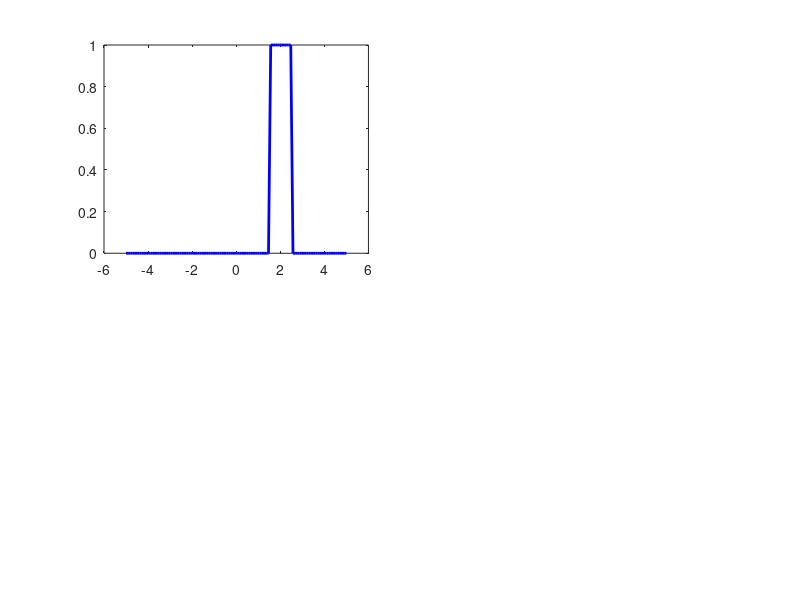

Write the MATLAB code that produced this figure. (Note: this script raises an error after producing the figure.)
%% REINFORCE Algorithm Demo - 1D Continuous Control
% This demo shows how policy gradient methods work using REINFORCE
% on a simple 1D problem where the agent must find the peak of a Gaussian reward

clear; close all; clc;

%% Problem Setup
% Environment: 1D continuous state space [-5, 5]
% Action: 1D continuous action that moves the agent
% Reward: Gaussian centered at state = 2.0 with std = 1.0
% Goal: Learn a policy that navigates to the peak reward

% Environment parameters
state_min = -5;
state_max = 5;
action_min = -2;
action_max = 2;
reward_center = 2.0;  % Peak of Gaussian reward
reward_std = 1.0;

% Reward function
% reward_fn = @(state) exp(-0.5 * ((state - reward_center) / reward_std)^2);
reward_fn = @(state) double(abs(state - reward_center) <= (0.5 * reward_std));

% State transition (deterministic for simplicity)
transition_fn = @(state, action) max(state_min, min(state_max, state + action));

%% Policy Network Setup
% We use a simple Gaussian policy: action ~ N(mu(s), sigma)
% where mu(s) = tanh(w1*s + b1) * action_scale
% This is a linear policy with tanh activation

% Policy parameters (what we'll learn)
w1 = 0.1;  % Weight
b1 = 0.0;  % Bias
log_std = log(1.0);  % Log of action standard deviation
w2 = 0.1;  % Weight of log std

% Learning rate
lr_mean = 0.01;
lr_std = 0.001;

% Training parameters
n_episodes = 5000;
max_steps = 20;
gamma = 0.99;  % Discount factor

% Storage for results
episode_rewards = zeros(n_episodes, 1);
policy_params = zeros(n_episodes, 4);  % [w1, b1, log_std, w2]

%% Visualization Setup
figure('Position', [100, 100, 1200, 800]);

%% REINFORCE Training Loop
for episode = 1:n_episodes
    % Storage for this episode
    states = [];
    actions = [];
    rewards = [];
    
    % Initial state (random)
    state = (state_max - state_min) * rand() + state_min;
    
    % Generate episode
    for step = 1:max_steps
        % Store state
        states = [states; state];
        
        % Compute policy mean
        mu = action_max * tanh(w1 * state + b1);
        % sigma = log_std;
        sigma = exp(log_std + w2 * state);
        % sigma = exp(log_std + w2 * state);
        
        % Sample action from policy
        action = mu + sigma * randn();
        if action < action_min || action > action_max
            % If action is out of bounds, clip it
            % fprintf('Action clipped: %.2f\n', action);
            action = max(action_min, min(action_max, action));
        end
        actions = [actions; action];
        
        % Get reward
        reward = reward_fn(state);
        rewards = [rewards; reward];
        
        % Transition to next state
        state = transition_fn(state, action);
    end
    
    % Compute returns (discounted cumulative rewards)
    returns = zeros(length(rewards), 1);
    G = 0;
    for t = length(rewards):-1:1
        G = rewards(t) + gamma * G;
        returns(t) = G;
    end
    
    % Normalize returns (helps with stability)
    if ~isempty(returns) && length(returns) > 1
        returns = (returns - mean(returns)) / (std(returns) + 1e-8);
    elseif ~isempty(returns)
        returns = returns * 0;  % Single return, set to 0 after normalization
    end
    
    % REINFORCE update
    grad_w1 = 0;
    grad_w2 = 0;
    grad_b1 = 0;
    grad_log_std = 0;
    
    if ~isempty(states)  % Only update if we have data
        for t = 1:length(states)
            % Recompute policy for this state-action pair
            state_t = states(t);
            action_t = actions(t);
            mu_t = action_max * tanh(w1 * state_t + b1);
            sigma_t = exp(log_std);
            
            % Compute log probability of action
            log_prob = -0.5 * log(2 * pi) - log_std - 0.5 * ((action_t - mu_t) / sigma_t)^2;
            
            % Compute gradients of log probability
            % d/d_mu log p(a|s) = (a - mu) / sigma^2
            d_log_prob_d_mu = (action_t - mu_t) / (sigma_t^2);
            
            % d/d_params mu(s) using chain rule
            tanh_term = tanh(w1 * state_t + b1);
            d_tanh = 1 - tanh_term^2;  % Derivative of tanh
            d_mu_d_w1 = action_max * d_tanh * state_t;
            d_mu_d_b1 = action_max * d_tanh;
            
            % Gradient of log_std
            d_log_prob_d_log_std = ((action_t - mu_t)^2 / sigma_t^2 - 1);
            d_w2 = ((action_t - mu_t)^2 / sigma_t^2 - 1) * state;
            
            % REINFORCE gradients: grad = return * grad_log_prob
            grad_w1 = grad_w1 + returns(t) * d_log_prob_d_mu * d_mu_d_w1;
            grad_b1 = grad_b1 + returns(t) * d_log_prob_d_mu * d_mu_d_b1;
            grad_log_std = grad_log_std + returns(t) * d_log_prob_d_log_std;
            grad_w2 = grad_w2 + returns(t) * d_w2;
        end
        
        % Update parameters (gradient ascent)
        w1 = w1 + lr_mean * grad_w1 / length(states);
        b1 = b1 + lr_mean * grad_b1 / length(states);
        log_std = log_std + lr_std * grad_log_std / length(states);
        w2 = w2 + lr_std * grad_log_std / length(states);
    end
    
    % Store results
    episode_rewards(episode) = sum(rewards);
    policy_params(episode, :) = [w1, b1, log_std, w2];
    
    % Visualization every 10 episodes
    if mod(episode, 10) == 0 || episode == 1
        clf;
        
        % Plot 1: Environment and Policy
        subplot(2, 2, 1);
        x_range = linspace(state_min, state_max, 100);
        r_range = arrayfun(reward_fn, x_range);
        plot(x_range, r_range, 'b-', 'LineWidth', 2);
        hold on;
        
        % Plot policy mean
        mu_range = action_max * tanh(w1 * x_range + b1);
        yyaxis right;
        plot(x_range, mu_range, 'r-', 'LineWidth', 2);
        ylabel('Policy Mean Action', 'Color', 'r');
        
        
        yyaxis left;
        ylabel('Reward', 'Color', 'b');
        xlabel('State');
        title(sprintf('Environment and Learned Policy (Episode %d)', episode));
        grid on;

        std_range = exp(log_std + w2 * x_range);
        current_policy = mu_range + std_range .* x_range;
        yyaxis right;
        plot(x_range, current_policy, 'g-', 'LineWidth', 2);
        ylabel('Current Policy', 'Color', 'g');

        legend('Reward Function', 'Policy Mean', 'Current Policy','Location', 'best');
        
        % Plot 2: Episode trajectory
        subplot(2, 2, 2);
        plot(states, 'o-', 'LineWidth', 1.5);
        hold on;
        plot([1, length(states)], [reward_center, reward_center], 'r--');
        xlabel('Step');
        ylabel('State');
        title('Last Episode Trajectory');
        legend('States', 'Optimal State', 'Location', 'best');
        grid on;
        
        % Plot 3: Learning curve
        subplot(2, 2, 3);
        plot(1:episode, episode_rewards(1:episode), 'LineWidth', 1.5);
        xlabel('Episode');
        ylabel('Total Reward');
        title('Learning Progress');
        grid on;
        
        % Plot 4: Parameter evolution
        subplot(2, 2, 4);
        plot(1:episode, policy_params(1:episode, 1), 'r-', 'LineWidth', 1.5);
        hold on;
        plot(1:episode, policy_params(1:episode, 2), 'g-', 'LineWidth', 1.5);
        plot(1:episode, exp(policy_params(1:episode, 3)), 'b-', 'LineWidth', 1.5);
        plot(1:episode, (policy_params(1:episode, 3)), 'c-', 'LineWidth', 1.5);
        plot(1:episode, (policy_params(1:episode, 4)), 'm-', 'LineWidth', 1.5);
        xlabel('Episode');
        ylabel('Parameter Value');
        title('Policy Parameters');
        legend('w1', 'b1', 'exp(log_std)', 'log_std', 'w2', 'Location', 'best');
        grid on;
        
        drawnow;
    end
end

%% Final Evaluation
fprintf('\n=== REINFORCE Training Complete ===\n');
fprintf('Final parameters:\n');
fprintf('  w1 = %.3f\n', w1);
fprintf('  b1 = %.3f\n', b1);
fprintf('  log_std = %.3f\n', log_std);  % Evaluate at min state
fprintf('  w2 = %.3f\n', w2);  % Evaluate at min state
fprintf('\nFinal average reward: %.3f\n', mean(episode_rewards(end-50:end)));

% Test the learned policy
test_states = linspace(state_min, state_max, 5);  % Fewer for clarity
figure;
subplot(2, 2, [1 2]);
% Plot reward landscape
x_range = linspace(state_min, state_max, 100);
r_range = arrayfun(reward_fn, x_range);
plot(x_range, r_range, 'b-', 'LineWidth', 3);
hold on;

% Plot trajectories on the reward landscape
colors = lines(length(test_states));
for i = 1:length(test_states)
    state = test_states(i);
    trajectory = [state];
    
    for step = 1:10
        mu = action_max * tanh(w1 * state + b1);
        state = transition_fn(state, mu);  % Use mean action for testing
        trajectory = [trajectory, state];
    end
    
    % Plot trajectory as points on the 1D line at reward height
    for j = 1:length(trajectory)
        plot(trajectory(j), reward_fn(trajectory(j)), 'o', ...
             'Color', colors(i,:), 'MarkerSize', 8 - j/2, ...
             'MarkerFaceColor', colors(i,:));
    end
    % Connect with line
    plot(trajectory, arrayfun(reward_fn, trajectory), '-', ...
         'Color', colors(i,:), 'LineWidth', 2);
    
    % Add arrow showing direction
    if length(trajectory) > 1
        quiver(trajectory(1), reward_fn(trajectory(1)), ...
               trajectory(2)-trajectory(1), ...
               reward_fn(trajectory(2))-reward_fn(trajectory(1)), ...
               0.5, 'Color', colors(i,:), 'LineWidth', 2);
    end
end

plot([reward_center reward_center], [0 1], 'r--', 'LineWidth', 2);
xlabel('State');
ylabel('Reward');
title('Agent Trajectories on Reward Landscape');
legend('Reward Function', 'Optimal State', 'Location', 'best');
grid on;

% Plot temporal evolution
subplot(2, 2, 3);
for i = 1:length(test_states)
    state = test_states(i);
    trajectory = [state];
    
    for step = 1:10
        mu = action_max * tanh(w1 * state + b1);
        state = transition_fn(state, mu);
        trajectory = [trajectory, state];
    end
    
    plot(0:length(trajectory)-1, trajectory, 'o-', ...
         'Color', colors(i,:), 'LineWidth', 2);
    hold on;
end
plot([0 10], [reward_center reward_center], 'r--', 'LineWidth', 2);
xlabel('Time Step');
ylabel('State');
title('State Evolution Over Time');
grid on;

subplot(2, 2, 4);
% Show policy visualization
states_plot = linspace(state_min, state_max, 100);
mu_plot = action_max * tanh(w1 * states_plot + b1);
sigma_plot = exp(log_std + w2 * states_plot);

plot(states_plot, mu_plot, 'r-', 'LineWidth', 2);
hold on;
fill([states_plot, fliplr(states_plot)], ...
     [mu_plot + sigma_plot, fliplr(mu_plot - sigma_plot)], ...
     'r', 'FaceAlpha', 0.3, 'EdgeColor', 'none');
xlabel('State');
ylabel('Action');
title('Learned Gaussian Policy');
legend('Mean', '±1 std', 'Location', 'best');
grid on;

%% Key Concepts Demonstrated
fprintf('\n=== Key Concepts in This Demo ===\n');
fprintf('1. Policy Gradient: We directly optimize the policy parameters\n');
fprintf('2. REINFORCE: Uses Monte Carlo returns to estimate gradients\n');
fprintf('3. Continuous Control: Both states and actions are continuous\n');
fprintf('4. Stochastic Policy: Actions sampled from Gaussian distribution\n');
fprintf('5. Gradient Ascent: We maximize expected return\n');
fprintf('\nThe agent learns to move toward state=2 where reward is highest!\n');